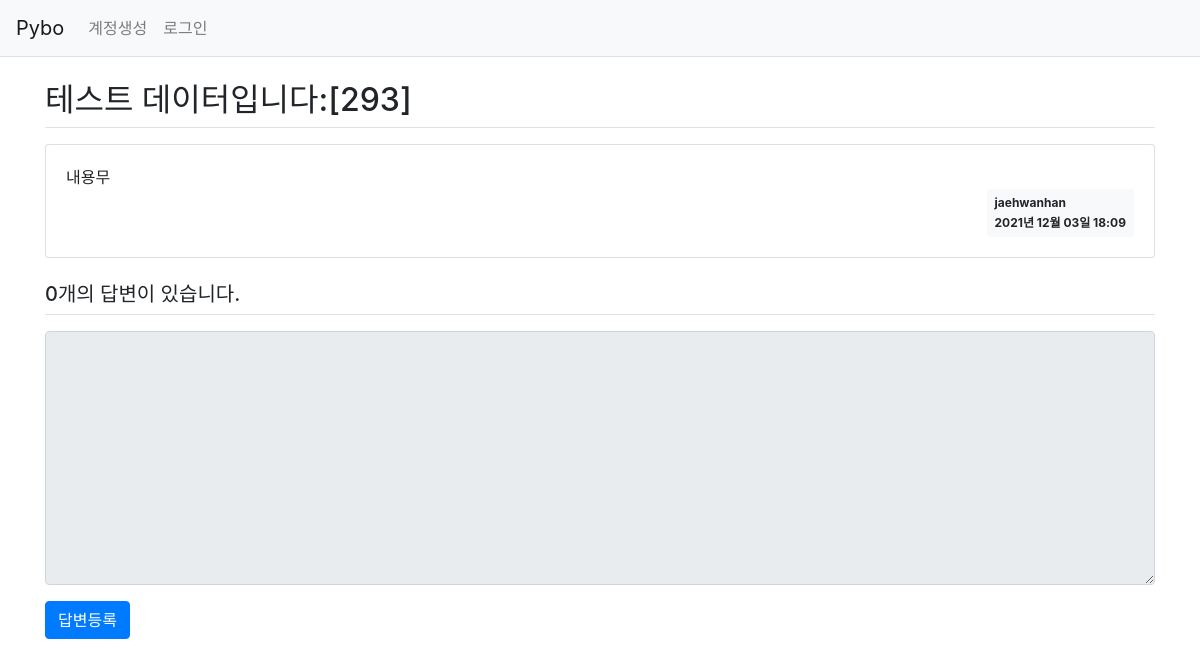
/question/detail/299/, run on an earlier commit of the app's database.
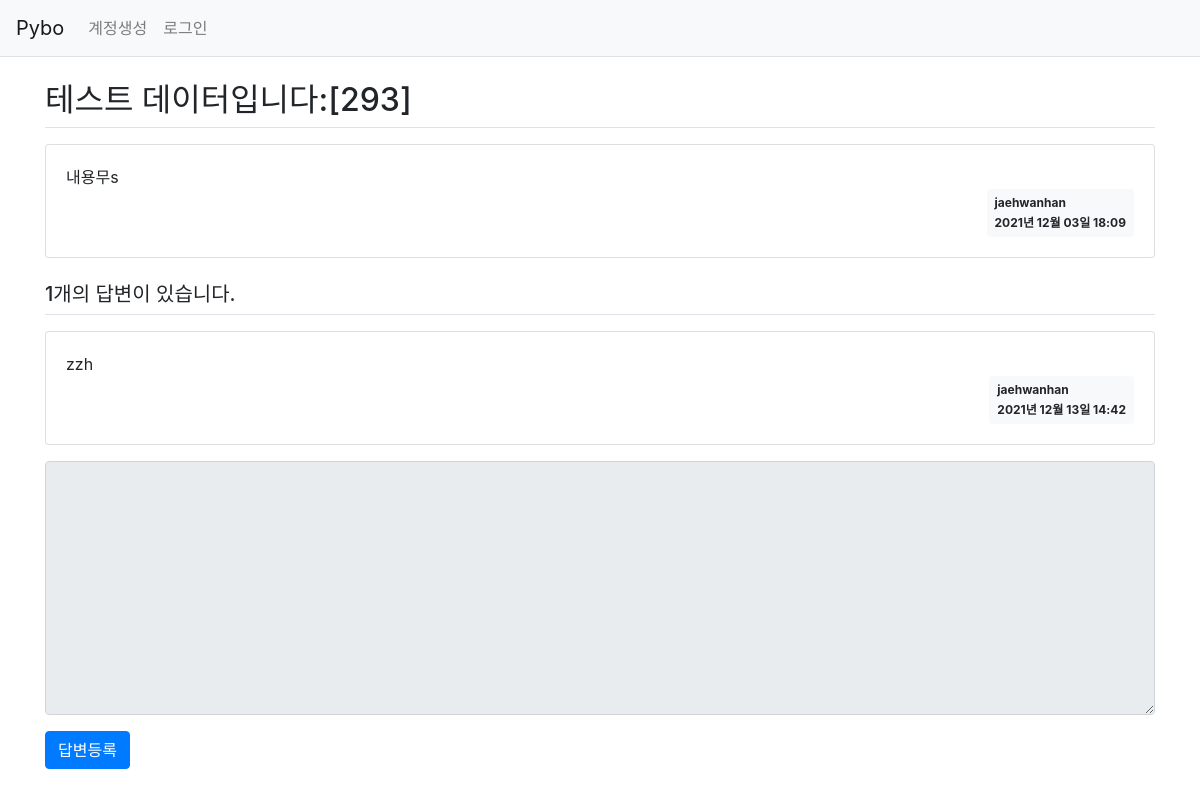
And on a later commit of the database.
### pybo/models.py (models this page shows)
class Question(db.Model):
    id = db.Column(db.Integer, primary_key=True)
    subject = db.Column(db.String(200), nullable=True)
    content = db.Column(db.Text(), nullable=True)
    create_date = db.Column(db.DateTime(), nullable=True)
    user_id = db.Column(db.Integer, db.ForeignKey('user.id', ondelete='CASCADE'), nullable=False,
                        server_default = '1')
    user = db.relationship('User', backref=db.backref('question_set'))
    modify_date = db.Column(db.DateTime(), nullable=True)

class User(db.Model):
    id = db.Column(db.Integer, primary_key=True)
    username = db.Column(db.String(150), unique=True, nullable=False)
    password = db.Column(db.String(200), nullable=False)
    email = db.Column(db.String(120), unique=True, nullable=False)

class Answer(db.Model):
    id = db.Column(db.Integer, primary_key=True)
    question_id = db.Column(db.Integer, db.ForeignKey('question.id', ondelete='CASCADE'))
    question = db.relationship('Question', backref=db.backref('answer_set'))
    content = db.Column(db.Text(), nullable=False)
    create_date = db.Column(db.DateTime(), nullable=False)
    user_id = db.Column(db.Integer, db.ForeignKey('user.id', ondelete='CASCADE'), nullable=False,
                        server_default = '1')
    user = db.relationship('User', backref=db.backref('answer_set'))
    modify_date = db.Column(db.DateTime(), nullable=True)

### pybo/views/question_views.py (the view)
@bp.route('/detail/<int:question_id>/')
def detail(question_id):
    form = Answerform()
    question = Question.query.get_or_404(question_id)
    return render_template('question/question_detail.html', question=question, form=form)

### pybo/form.py
class Answerform(FlaskForm):
    content = TextAreaField('내용', validators=[DataRequired("내용은 필수라고요,,")])

### pybo/filter.py (called while the page is built)
def format_datetime(value, fmt='%Y년 %m월 %d일 %H:%M'):
    return value.strftime(fmt)

### pybo/views/auth_views.py (called while the page is built)
@bp.before_app_request
def load_logged_in_user():
    user_id = session.get('user_id')
    if user_id is None:
        g.user = None
    else:
        g.user = User.query.get(user_id)

### pybo/templates/question/question_detail.html (shortened to what this page needs)
{% extends 'base.html' %}
{% block content %}
<div class="container my-3">
    <h2 class="border-bottom py-2">{{ question.subject }}</h2>
    <div class="card my-3">
        <div class="card-body">
            <div class="card-text" style="white-space: pre-line;">{{ question.content }}</div>
            <div class="d-flex justify-content-end">
                <div class="badge badge-light p-2 text-left">
                    <div class="mb-2">{{ question.user.username }}</div>
                    <div>{{ question.create_date | datetime }}</div>
                </div>
            </div>
        </div>
    </div>
    <h5 class="border-bottom my-3 py-2">{{ question.answer_set|length }}개의 답변이 있습니다.</h5>
    {% for answer in question.answer_set %}
    <div class="card my-3">
        <div class="card-body">
            <div class="card-text" style="white-space: pre-line;">{{ answer.content }}</div>
            <div class="d-flex justify-content-end">
                <div class="badge badge-light p-2 text-left">
                    <div class="mb-2">{{ answer.user.username }}</div>
                    <div>{{ answer.create_date  | datetime }}</div>
                </div>
            </div>
        </div>
    </div>
    {% endfor %}
    <form action="{{ url_for('answer.create', question_id=question.id) }}" method="post" class="my-3">
        <div class="form-group">
            <textarea {% if not g.user %}disabled{% endif %}
                    name="content" id="content" class="form-control" rows="10"></textarea>
        </div>
        <input type="submit" value="답변등록" class="btn btn-primary">
    </form>
</div>
{% endblock %}

### pybo/templates/base.html (shortened to what this page needs)
<!DOCTYPE html>
<html lang="en">
<head>
    <link rel="stylesheet" href="{{ url_for('static', filename='bootstrap.min.css') }}">
    <link rel="stylesheet" href="{{ url_for('static', filename='mystyle.css') }}">
</head>
<body>
{% include "navbar.html" %}
{% block content %}
{% endblock %}
</body>
</html>

### pybo/templates/navbar.html (shortened to what this page needs)
<nav class="navbar navbar-expand-lg navbar-light bg-light border-bottom">
    <a CLASS="navbar-brand" href="{{ url_for('main.index') }}">Pybo</a>
    <div class="collapse navbar-collapse flex-grow-0" id="navbarNav">
        {% if g.user %}
        <ul class="navbar-nav">
            <li class="nav-item">
                <a class="nav-link" href="{{ url_for('auth.logout') }}">{{ g.user.username }} 로그아웃</a>
            </li>
        </ul>
        {% else %}
        <ul class="navbar-nav">
            <li class="nav-item">
                <a class="nav-link" href="{{ url_for('auth.signup')}}">계정생성</a>
            </li>
            <li class="nav-item">
                <a class="nav-link" href="{{ url_for('auth.login')}}">로그인</a>
            </li>
        </ul>
        {% endif %}
    </div>
</nav>

What changed in the data, as far as the page shows it:
changed Question "테스트 데이터입니다:[293]": content "내용무" → "내용무s"
added Answer: content "zzh", user.username "jaehwanhan", create_date "2021년 12월 13일 14:42"
Also different on the page:
{{ question.answer_set|length }}: "0" → "1"
